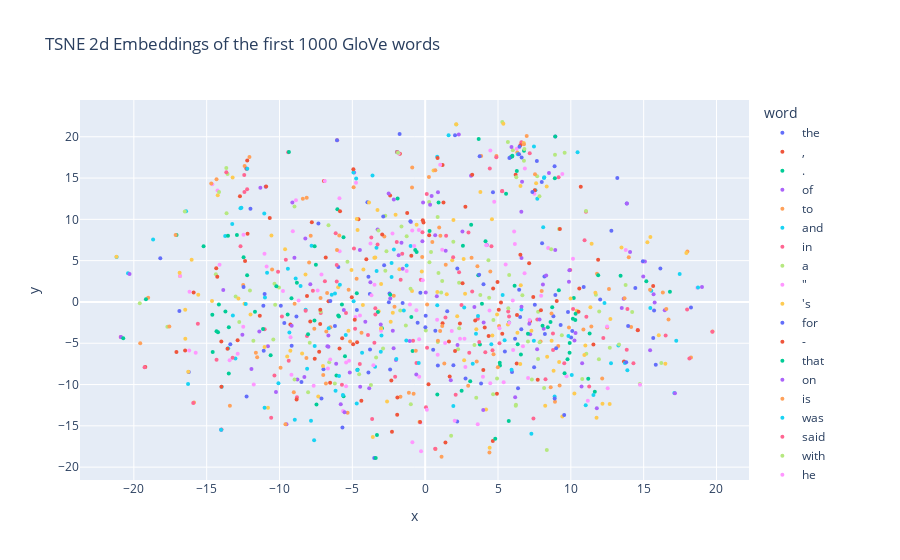

Notebook cell for this chart:
### Code cell
w2d_df = pd.DataFrame(words_embeddings_2d, index=words.index.values[:1000])
w2d_df.columns = ["x", "y"]
w2d_df["word"] = w2d_df.index.values

# use plotly to plot the 2d embeddings dataframe
fig = px.scatter(w2d_df, x="x", y="y", 
                 color = "word", 
                 title = "TSNE 2d Embeddings of the first 1000 GloVe words")
fig.update_traces(mode="markers", text="word", marker={'size':4})
fig.show()
